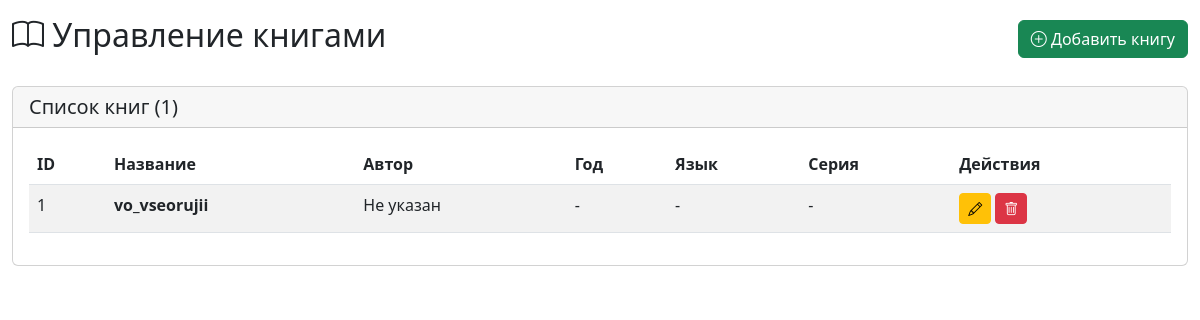
The page /php/books.php (signed in) on the database its author committed.
### tables this page shows
CREATE TABLE `books` (
  `id` int NOT NULL AUTO_INCREMENT,
  `title` text NOT NULL,
  `author` text,
  `series` text,
  `series_index` int DEFAULT NULL,
  `language` text,
  `published_year` int DEFAULT NULL,
  `description` text,
  PRIMARY KEY (`id`)
);

### WEB/php/books.php (the view, shortened to what this page needs)
<?php
require_once 'db.php';
$books = [];
$query = "SELECT id, title, author, published_year, description, language, series, series_index FROM books ORDER BY id DESC";
$result = mysqli_query($connect, $query);
if ($result) {
    while ($row = mysqli_fetch_assoc($result)) {
        $books[] = $row;
    }
}
?>
<!DOCTYPE html>
<html lang="ru">
<head>
    <link href="https://cdn.jsdelivr.net/npm/bootstrap@5.2.1/dist/css/bootstrap.min.css" rel="stylesheet">
    <link rel="stylesheet" href="https://cdn.jsdelivr.net/npm/bootstrap-icons@1.7.2/font/bootstrap-icons.css">
</head>
<body>
    <div class="container-fluid py-3">
        <div class="d-flex justify-content-between align-items-center mb-4">
            <h2><i class="bi bi-book"></i> Управление книгами</h2>
            <button type="button" class="btn btn-success" data-bs-toggle="modal" data-bs-target="#addBookModal">
                <i class="bi bi-plus-circle"></i> Добавить книгу
            </button>
        </div>
        <div class="card">
            <div class="card-header">
                <h5 class="card-title mb-0">Список книг (<?= count($books) ?>)</h5>
            </div>
            <div class="card-body">
                <div class="table-responsive">
                    <table class="table table-striped table-hover">
                        <thead>
                            <tr>
                                <th>ID</th>
                                <th>Название</th>
                                <th>Автор</th>
                                <th>Год</th>
                                <th>Язык</th>
                                <th>Серия</th>
                                <th>Действия</th>
                            </tr>
                        </thead>
                        <tbody>
                            <?php foreach ($books as $book): ?>
                                <tr>
                                    <td><?= $book['id'] ?></td>
                                    <td>
                                        <strong><?= htmlspecialchars($book['title']) ?></strong>
                                    </td>
                                    <td><?= htmlspecialchars($book['author'] ?? 'Не указан') ?></td>
                                    <td><?= $book['published_year'] ?: '-' ?></td>
                                    <td><?= htmlspecialchars($book['language'] ?? '-') ?></td>
                                    <td>
                                        <?php if (!empty($book['series'])): ?>
                                            <?= htmlspecialchars($book['series']) ?>
                                            <?php if ($book['series_index'] > 0): ?>
                                                <small class="text-muted">(#<?= $book['series_index'] ?>)</small>
                                            <?php endif; ?>
                                        <?php else: ?>
                                            -
                                        <?php endif; ?>
                                    </td>
                                    <td>
                                        <button type="button" class="btn btn-sm btn-warning"
                                                data-bs-toggle="modal"
                                                data-bs-target="#editBookModal"
                                                data-id="<?= $book['id'] ?>"
                                                data-title="<?= htmlspecialchars($book['title']) ?>"
                                                data-author="<?= htmlspecialchars($book['author'] ?? '') ?>"
                                                data-published_year="<?= $book['published_year'] ?>"
                                                data-description="<?= htmlspecialchars($book['description'] ?? '') ?>"
                                                data-language="<?= htmlspecialchars($book['language'] ?? '') ?>"
                                                data-series="<?= htmlspecialchars($book['series'] ?? '') ?>"
                                                data-series_index="<?= $book['series_index'] ?>">
                                            <i class="bi bi-pencil"></i>
                                        </button>
                                        <a href="?delete=<?= $book['id'] ?>"
                                           class="btn btn-sm btn-danger"
                                           onclick="return confirm('Удалить книгу и все связанные данные?')">
                                            <i class="bi bi-trash"></i>
                                        </a>
                                    </td>
                                </tr>
                            <?php endforeach; ?>
                        </tbody>
                    </table>
                </div>
            </div>
        </div>
    </div>
</body>
</html>

### rows shown on the page
books: id "1", title "vo_vseorujii", author "Не указан", published_year "-", language "-"

### other values the page prints
count($books) "1"
